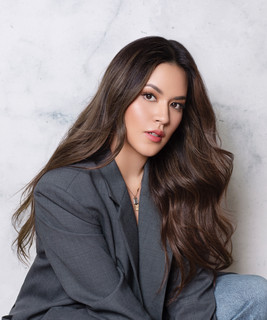
#> input picture ascii_art_generator/raisa.jpg, 267 x 320 px
$ python main.py
#> lines starting #> are read from the running program, lines starting #| are printed output that depends on the picture
"""Aplikasi konversi gambar menjadi ASCII art.

Aplikasi ini fokus pada kesederhanaan: tanpa dependency eksternal untuk data
contoh dengan format PGM (P2). Jika Pillow tersedia, Anda bisa memproses PNG/JPG.
"""

from typing import List, Tuple
import os
import shutil

def pil_to_pixels(img) -> List[List[int]]:
    """Purpose
    Mengonversi objek PIL Image (mode L) menjadi matriks 2D nilai piksel 0–255
    tanpa menggunakan API yang deprecated.

    Parameters
    img: Objek PIL Image yang sudah dikonversi ke grayscale (mode 'L').

    Return value
    Matriks piksel 2D bernilai 0–255 dengan ukuran (height x width).
    """
    w, h = img.size
    px = img.load()
    rows: List[List[int]] = []
    for y in range(h):
        row = [px[x, y] for x in range(w)]
        rows.append(row)
    return rows

# [161 lines left out: functions enhance_image, read_pgm, resize_pixels, resize_pixels_to_size, dither_pixels, not called in this run]


def get_terminal_width(default_width: int = 80) -> int:
    """Purpose
    Mengambil lebar terminal secara aman dengan fallback nilai default.

    Parameters
    default_width: Nilai lebar jika tidak dapat mendeteksi terminal.

    Return value
    Lebar terminal dalam jumlah kolom karakter.
    """
    try:
        ts = shutil.get_terminal_size(fallback=(default_width, 24))
        return int(ts.columns)
    except Exception:
        return default_width


def map_to_ascii(
    pixels: List[List[int]],
    charset: str = " .:-=+*#%@",
    gamma: float = 1.0,
    invert: bool = False,
    dither: bool = False,
) -> List[str]:
    """Purpose
    Memetakan nilai grayscale 0–255 menjadi karakter ASCII sesuai palet yang
    disediakan, lalu menghasilkan baris-baris teks.

    Parameters
    pixels: Matriks piksel 2D bernilai 0–255.
    charset: String palet karakter dari gelap ke terang.
    gamma: Koreksi gamma (1.0 berarti tanpa perubahan).
    invert: Membalik terang-gelap sebelum pemetaan.
    dither: Mengaktifkan dithering agar detail kecil lebih terjaga.

    Return value
    List baris string yang mewakili ASCII art.
    """
    if not pixels:
        return []
    if len(charset) < 2:
        raise ValueError("charset minimal 2 karakter")
    work = pixels
    if dither:
        work = dither_pixels(work, len(charset))
    lines: List[str] = []
    for row in work:
        line_chars = []
        for v in row:
            val = v / 255.0
            if invert:
                val = 1.0 - val
            if gamma > 0:
                val = pow(val, gamma)
            idx = int(val * (len(charset) - 1))
            if idx < 0:
                idx = 0
            if idx >= len(charset):
                idx = len(charset) - 1
            line_chars.append(charset[idx])
        lines.append("".join(line_chars))
    return lines


def save_ascii(lines: List[str], output_path: str) -> None:
    """Purpose
    Menyimpan ASCII art ke file teks.

    Parameters
    lines: List baris ASCII art.
    output_path: Lokasi file output teks.

    Return value
    None
    """
    with open(output_path, "w", encoding="utf-8") as f:
        f.write("\n".join(lines))


def image_to_ascii(
    input_path: str,
    output_path: str,
    width: int = 80,
    charset: str = " .:-=+*#%@",
    gamma: float = 1.0,
    invert: bool = False,
    dither: bool = False,
    height: int | None = None,
    clarity: bool = False,
    auto_invert: bool = False,
) -> str:
    """Purpose
    Pipeline yang mengubah gambar menjadi ASCII art. Mendukung PGM (P2) tanpa
    dependency, dan mencoba menggunakan Pillow untuk format lain bila tersedia.

    Parameters
    input_path: Lokasi file gambar (PGM P2 direkomendasikan untuk contoh).
    output_path: Lokasi file teks output ASCII.
    width: Lebar ASCII art yang diinginkan.
    charset: Palet karakter untuk pemetaan terang-gelap.
    gamma: Koreksi gamma untuk pengaturan kontras.
    invert: Membalik terang-gelap sebelum pemetaan.
    dither: Mengaktifkan dithering agar detail kecil lebih terjaga.

    Return value
    String ASCII art yang juga disimpan ke output_path.
    """
#> called with input_path = 'ascii_art_generator/raisa.jpg', output_path = 'raisa_ascii.txt', width = 78, charset = ' .:-=+*#%@', gamma = 1, invert = False, dither = False, clarity = False
    ext = os.path.splitext(input_path.lower())[1]
    if ext == ".pgm":
        pixels, w, h = read_pgm(input_path)
        if height is not None:
            resized = resize_pixels_to_size(pixels, width, height)
        else:
            resized = resize_pixels(pixels, width)
    else:
        try:
            from PIL import Image, ImageOps  # type: ignore
        except Exception as e:
            raise RuntimeError(
                "Format non-PGM memerlukan Pillow. Instal 'Pillow' atau gunakan .pgm."
            ) from e
        img = Image.open(input_path).convert("L")
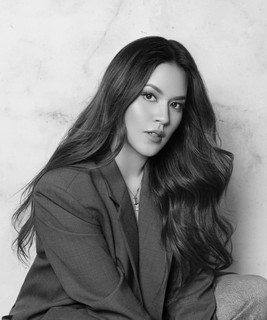
#> img: PIL image 267x320 L; min 0, max 243, mean 134.5
        w, h = img.size
#> w = 267; h = 320
        new_h = height if height is not None else max(1, int(h * (width / float(w)) * 0.43))
#> new_h = 40
        img = ImageOps.autocontrast(img)
        if clarity:
            img = enhance_image(img, sharpen=True, equalize=True, edge_blend=True)
        img = img.resize((width, new_h), resample=Image.BILINEAR)
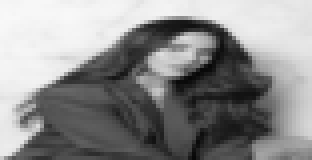
#> img: PIL image 78x40 L (shown 4 times larger); min 7, max 248, mean 140.6
        resized = pil_to_pixels(img)
#> after the loop in pil_to_pixels, `for y in range(h):`: rows = 40 items
#> resized = 40 items
        if auto_invert:
            total = sum(sum(row) for row in resized)
            count = len(resized) * len(resized[0]) if resized else 1
            mean = total / (255.0 * count)
            invert = invert or (mean > 0.55)
    ascii_lines = map_to_ascii(resized, charset=charset, gamma=gamma, invert=invert, dither=dither)
#> the loop in map_to_ascii, `for row in work:` made 40 passes
#> ascii_lines = 40 items
    save_ascii(ascii_lines, output_path)
    return "\n".join(ascii_lines)


if __name__ == "__main__":
    import argparse
    parser = argparse.ArgumentParser(description="Konversi gambar ke ASCII art.")
    parser.add_argument(
        "-i", "--input", default="raisa.jpg", help="Path gambar (default: raisa.jpg)"
    )
    parser.add_argument(
        "-o", "--output", default="raisa_ascii.txt", help="Path output teks ASCII (default)"
    )
    parser.add_argument(
        "-w", "--width", type=int, default=80, help="Lebar ASCII art"
    )
    parser.add_argument(
        "--fit", action="store_true", default=True, help="Sesuaikan lebar dengan lebar terminal (default aktif)"
    )
    parser.add_argument(
        "--no-fit", action="store_false", dest="fit", help="Matikan penyesuaian lebar terminal"
    )
    parser.add_argument(
        "--gamma", type=float, default=1.0, help="Koreksi gamma (contoh 0.8 atau 1.2)"
    )
    parser.add_argument(
        "--invert", action="store_true", help="Balik terang-gelap sebelum pemetaan"
    )
    parser.add_argument(
        "--dither", action="store_true", help="Aktifkan dithering untuk detail di lebar kecil"
    )
    parser.add_argument(
        "--charset", type=str, default=" .:-=+*#%@", help="Palet karakter atau kata kunci: simple|dense"
    )
    parser.add_argument(
        "--height", type=int, default=None, help="Tinggi ASCII art (override perhitungan rasio)"
    )
    parser.add_argument(
        "--compact", action="store_true", help="Gunakan charset kompak tanpa spasi"
    )
    parser.add_argument(
        "--clarity", action="store_true", help="Tingkatkan detail (equalize + sharpen + edge blend)"
    )
    parser.add_argument(
        "--auto-invert", action="store_true", help="Balik terang-gelap otomatis bila gambar terlalu terang"
    )
    args = parser.parse_args()
    script_dir = os.path.dirname(__file__)
    in_path = args.input
    if not os.path.isabs(in_path):
        rel_candidate = os.path.join(script_dir, in_path)
        if os.path.exists(rel_candidate):
            in_path = rel_candidate
    width = args.width
    if args.fit:
        term_w = get_terminal_width(80)
        width = max(20, term_w - 2)
    charset = args.charset
    if charset.lower() == "simple":
        charset = " .:-=+*#%@"
    elif charset.lower() == "dense":
        charset = " .'`^\",:;Il!i~+_-?][}{1)(|\\/*tfjrxnczXYUJCLQ0OZmwqpdbkhao*#MW&8%B@$"
    if args.compact:
        charset = ".:;Il!i~+_-?][}{1)(|/*tfjrxnczXYUJCLQ0OZmwqpdbkhao*#MW&8%B@$"
    art = image_to_ascii(
        in_path,
        args.output,
        width,
        charset=charset,
        gamma=args.gamma,
        invert=args.invert,
        dither=args.dither,
        height=args.height,
        clarity=args.clarity,
        auto_invert=args.auto_invert,
    )
    print(art)

$ run again, with ascii_art_generator/jule.jpg copied over ascii_art_generator/raisa.jpg
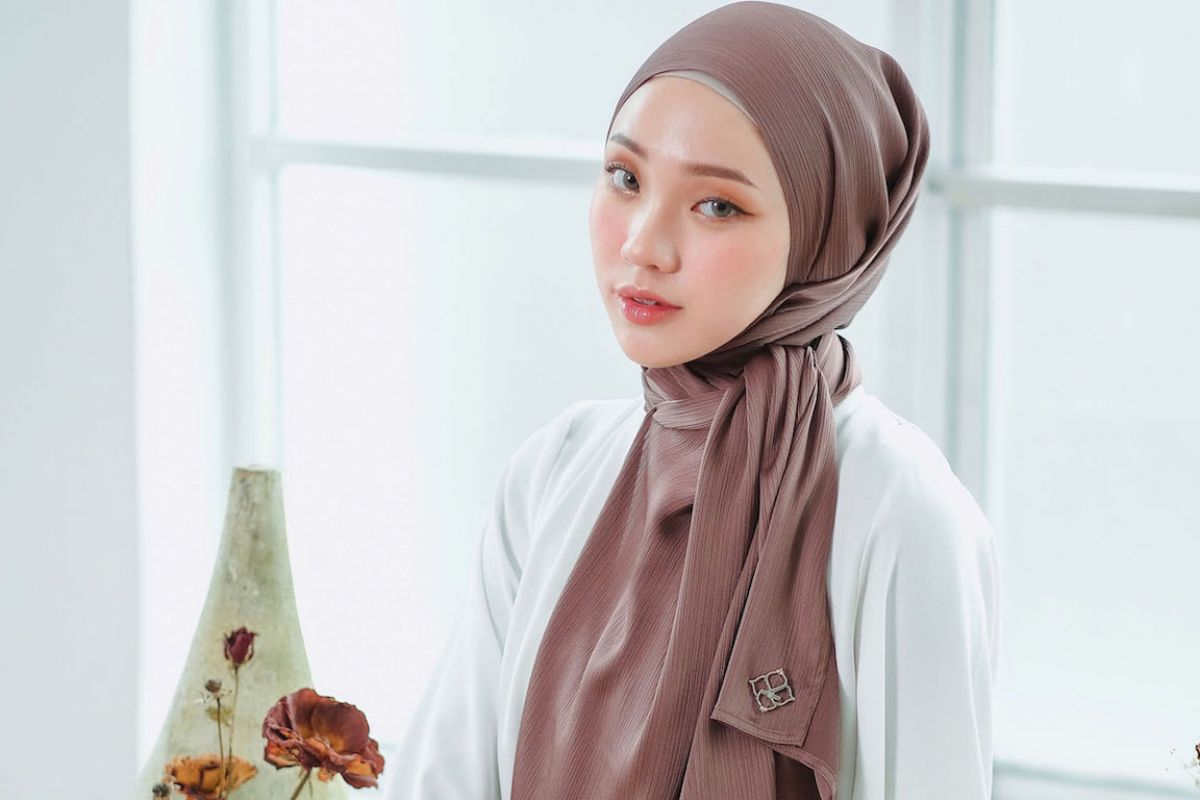
#> input picture ascii_art_generator/jule.jpg, 1200 x 800 px
#> in image_to_ascii, `img = Image.open(input_path).convert("L")`:
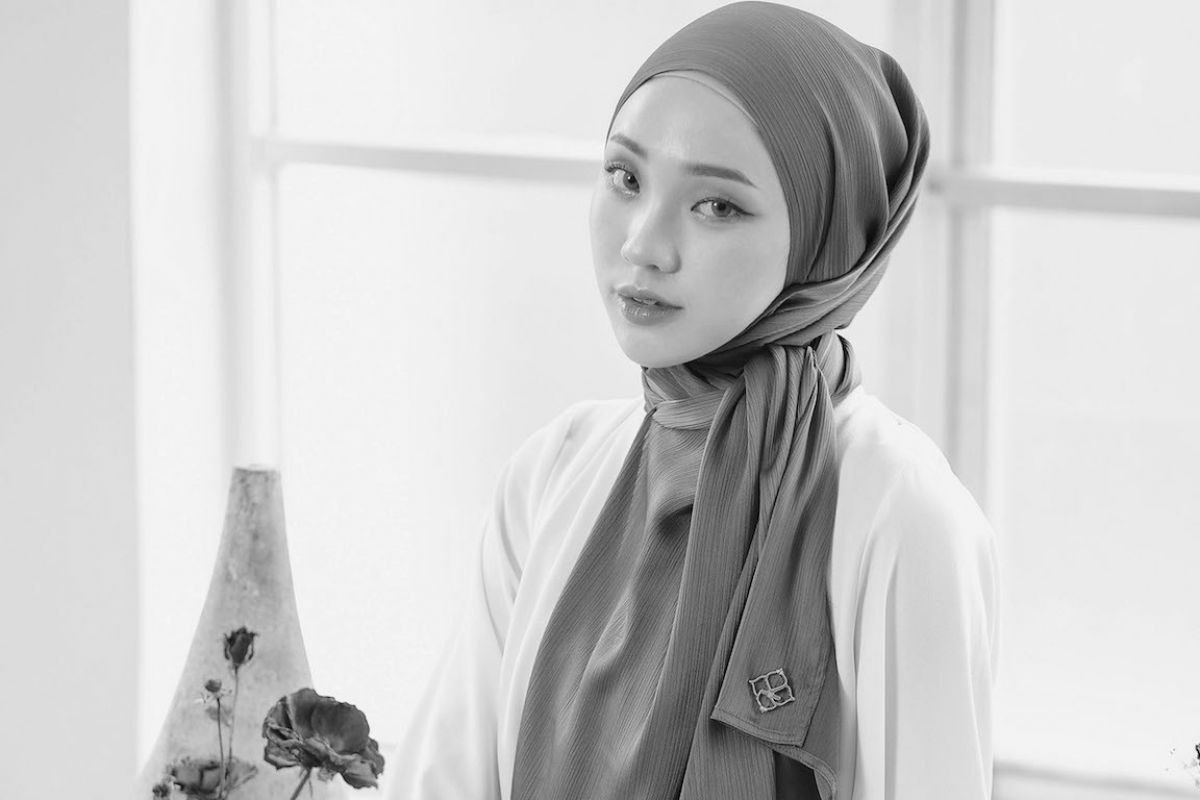
#> img: PIL image 1200x800 L; min 2, max 254, mean 202.9
#> in image_to_ascii, `img = img.resize((width, new_h), resample=Image.BILINEAR)`:
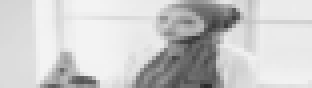
#> img: PIL image 78x22 L (shown 4 times larger); min 42, max 243, mean 202.7
#> after the loop in pil_to_pixels, `for y in range(h):`: rows = 22 items
#> the loop in map_to_ascii, `for row in work:` made 22 passes
